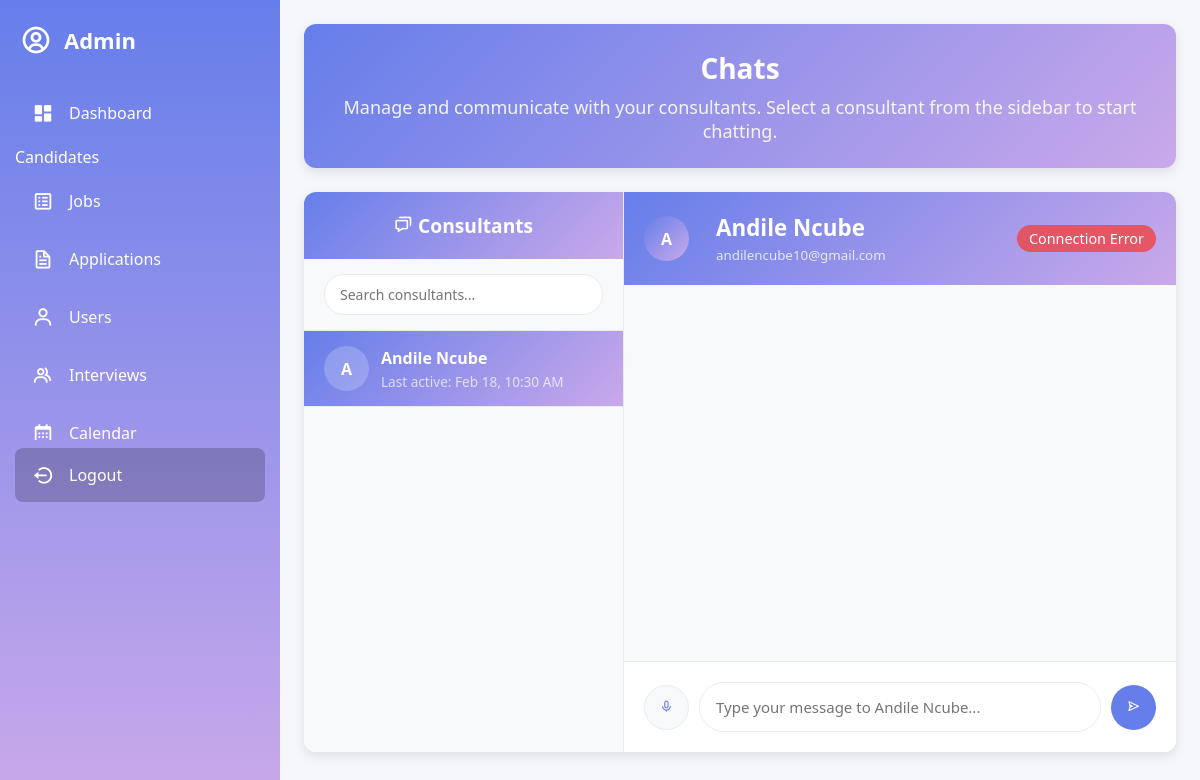
/admin_chat.php (signed in), run on the app's committed database.
### tables this page shows
CREATE TABLE `users` (
  `user_id` int(11) NOT NULL,
  `username` varchar(100) NOT NULL,
  `fullname` varchar(100) NOT NULL,
  `gender` enum('Male','Female','Other') NOT NULL,
  `dob` date DEFAULT NULL,
  `email` varchar(100) NOT NULL,
  `phone` varchar(100) NOT NULL,
  `address` text NOT NULL,
  `password` varchar(255) NOT NULL,
  `role` enum('Applicant','Admin','Consultant') NOT NULL,
  `verification_token` varchar(255) DEFAULT NULL,
  `google_id` varchar(255) DEFAULT NULL,
  `failed_attempts` int(11) DEFAULT 0,
  `last_failed_login` int(11) DEFAULT 0,
  `email_verified` tinyint(1) NOT NULL DEFAULT 0,
  `account_status` enum('Active','Inactive') NOT NULL DEFAULT 'Active',
  `last_login_at` timestamp NULL DEFAULT NULL,
  `created_at` timestamp NOT NULL DEFAULT current_timestamp()
);

### admin_chat.php (the view, shortened to what this page needs)
<?php
include('config.php');
$user_id = $_SESSION['user_id'];
$selected_consultant_id = $_GET['consultant_id'] ?? null;
$consultants_sql = "
    SELECT DISTINCT u.user_id, u.fullname, u.email,
           cc.last_activity,
           (SELECT COUNT(*) FROM chat_messages cm
            WHERE cm.sender_id = u.user_id AND cm.receiver_id = ? AND cm.is_read = FALSE) as unread_count
    FROM users u
    LEFT JOIN chat_conversations cc ON (u.user_id = cc.consultant_id AND cc.admin_id = ?)
    WHERE u.role = 'Consultant'
    ORDER BY cc.last_activity DESC, u.fullname ASC
";
$stmt = $conn->prepare($consultants_sql);
$stmt->bind_param("ii", $user_id, $user_id);
$stmt->execute();
$consultants_result = $stmt->get_result();
$consultants = $consultants_result->fetch_all(MYSQLI_ASSOC);
$selected_consultant = null;
if (!$selected_consultant && !empty($consultants)) {
    $selected_consultant = $consultants[0];
    $selected_consultant_id = $selected_consultant['user_id'];
}
?>
<!DOCTYPE html>
<html lang="en">
<head>
    <link href='https://unpkg.com/boxicons@2.1.4/css/boxicons.min.css' rel='stylesheet'>
    <link rel="stylesheet" href="https://cdnjs.cloudflare.com/ajax/libs/sweetalert2/11.7.12/sweetalert2.min.css">
</head>
<body>
    <div class="sidebar" id="sidebar">
        <a href="#" class="logo">
            <i class='bx bx-user-circle'></i>
            <div class="logo-name"><span>Admin</span></div>
        </a>
        <ul class="side-menu">
            <li><a href="admin_dashboard.php"><i class='bx bxs-dashboard'></i><span>Dashboard</span></a></li>
            <li class="section-header"><span>Candidates</span></li>
            <li><a href="manage_jobs.php"><i class='bx bx-spreadsheet'></i><span>Jobs</span></a></li>
            <li><a href="manage_applications.php"><i class='bx bx-file'></i><span>Applications</span></a></li>
            <li><a href="admin_user_management.php"><i class='bx bx-user'></i><span>Users</span></a></li>
            <li><a href="schedule_interview.php"><i class='bx bx-group'></i><span>Interviews</span></a></li>
            <li><a href="calendar.php"><i class='bx bx-calendar'></i><span>Calendar</span></a></li>
        </ul>
        <ul class="side-menu">
            <li>
                <a href="logout.php" class="logout" onclick="return confirmLogout();">
                    <i class='bx bx-log-out-circle'></i>
                    <span>Logout</span>
                </a>
            </li>
        </ul>
    </div>
    <div class="content">
        <main>
            <div class="welcome-section">
                <h1>Chats</h1>
                <p>Manage and communicate with your consultants. Select a consultant from the sidebar to start chatting.</p>
            </div>
            <div class="chat-layout">
                <div class="consultants-sidebar">
                    <div class="sidebar-header">
                        <h3><i class='bx bx-chat'></i> Consultants</h3>
                    </div>
                    <div class="search-box">
                        <input type="text" class="search-input" id="consultantSearch" placeholder="Search consultants...">
                    </div>
                    <div class="consultants-list" id="consultantsList">
                        <?php foreach ($consultants as $consultant): ?>
                            <a href="admin_chat.php?consultant_id=<?php echo $consultant['user_id']; ?>"
                               class="consultant-item <?php echo ($selected_consultant_id == $consultant['user_id']) ? 'active' : ''; ?>"
                               data-name="<?php echo strtolower($consultant['fullname']); ?>">
                                <div class="consultant-avatar">
                                    <?php echo strtoupper(substr($consultant['fullname'], 0, 1)); ?>
                                </div>
                                <div class="consultant-info">
                                    <div class="consultant-name"><?php echo htmlspecialchars($consultant['fullname']); ?></div>
                                    <div class="consultant-status">
                                        <?php if ($consultant['last_activity']): ?>
                                            Last active: <?php echo date('M j, g:i A', strtotime($consultant['last_activity'])); ?>
                                        <?php else: ?>
                                            No conversation yet
                                        <?php endif; ?>
                                    </div>
                                </div>
                            </a>
                        <?php endforeach; ?>
                    </div>
                </div>
                <div class="chat-area">
                    <?php if ($selected_consultant): ?>
                        <div class="chat-header">
                            <div class="consultant-avatar">
                                <?php echo strtoupper(substr($selected_consultant['fullname'], 0, 1)); ?>
                            </div>
                            <div>
                                <h2><?php echo htmlspecialchars($selected_consultant['fullname']); ?></h2>
                                <small style="opacity: 0.8;"><?php echo htmlspecialchars($selected_consultant['email']); ?></small>
                            </div>
                            <div class="status" id="connectionStatus">Connected</div>
                        </div>
                        <div class="chat-messages" id="chatMessages">
                        </div>
                        <div class="chat-input-container">
                            <form class="chat-input-form" id="chatForm">
                                <button type="button" class="voice-record-btn" id="voiceRecordBtn" title="Record voice note">
                                    <i class='bx bx-microphone' id="micIcon"></i>
                                </button>
                                <textarea
                                    class="chat-input"
                                    id="messageInput"
                                    placeholder="Type your message to <?php echo htmlspecialchars($selected_consultant['fullname']); ?>..."
                                    rows="1"
                                    maxlength="1000"
                                ></textarea>
                                <button type="submit" class="send-button" id="sendButton">
                                    <i class='bx bx-send'></i>
                                </button>
                            </form>
                        </div>
                    <?php endif; ?>
                </div>
            </div>
        </main>
    </div>
</body>
</html>

### data on the page
users: fullname "A", fullname "Andile Ncube", last_activity "Feb 18, 10:30 AM", email "andilencube10@gmail.com", fullname "Type your message to Andile Ncube..."
